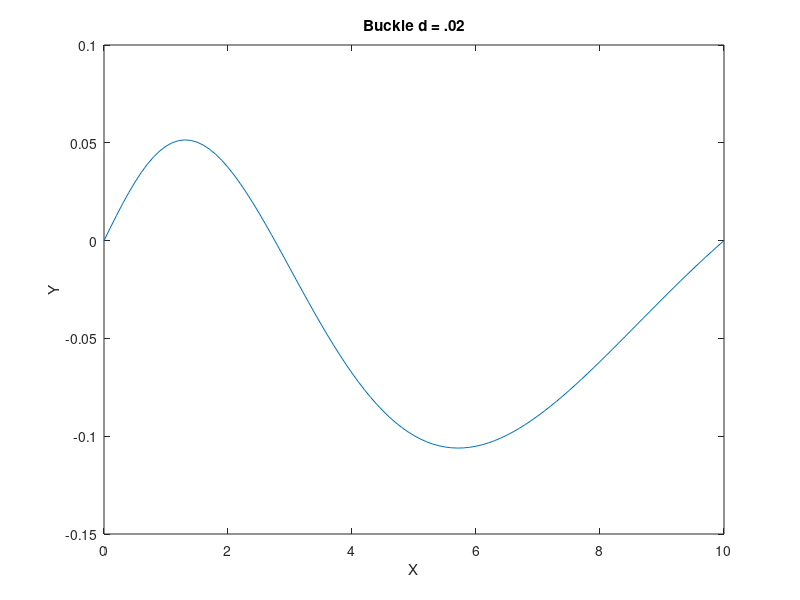
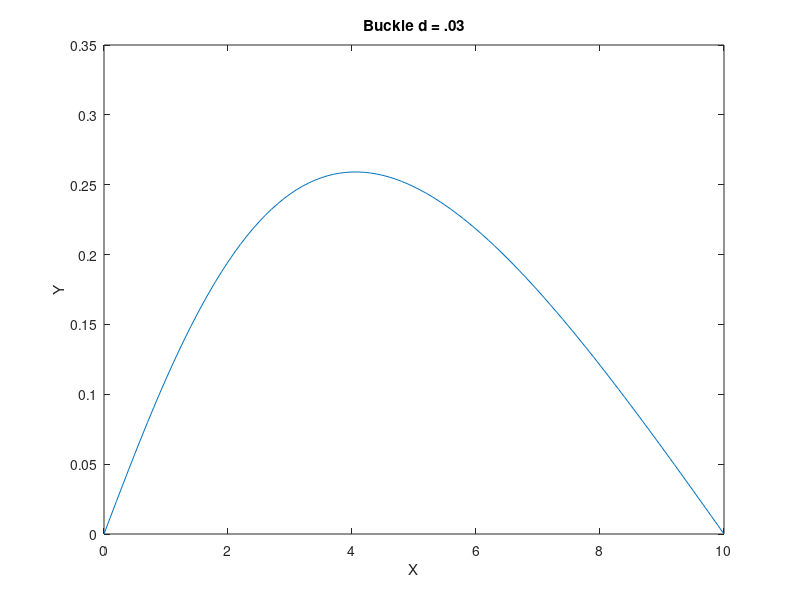

The MATLAB source for these figures, in order:
clear;
close
l=10;
E1=71e9;
p=1e3;
b=.05;
e1=.05;
ho=.05;
h=.1;
do1 = .02;
do2 = .03;
amnnode=l/h; % number of nodes
trigmatr1=zeros(amnnode-1,amnnode-1); % trigonal matrix
node1=zeros(amnnode-1,1); % node matrix
node1(1)=0;
node1(amnnode-1)=0;
trigmatr2=zeros(amnnode-1,amnnode-1); % trigonal matrix
node2=zeros(amnnode-1,1); % node matrix
node2(1)=0;
node2(amnnode-1)=0;
x=0:h:l;
bulk=p/(E1);

for ii=1:amnnode-1
    d1 = do1*(1+x(ii)/l);
    I1=(pi()*d1^4)/64;
    constant1= (bulk/I1)*(e1*h^2/l);
    Qx=2-(h^2)*(bulk/I1);
    d2 = do2*(1+x(ii)/l);
    I2=(pi()*d2^4)/64;
    constant2= (bulk/I2)*(e1*h^2/l);
    Qx2=2-(h^2)*(bulk/I2);
    trigmatr1(ii,ii)=Qx; % diagonal part of the matrix
    trigmatr2(ii,ii)=Qx2;
    if ii<amnnode-1 
        trigmatr1(ii,ii+1)=-1;
        trigmatr2(ii,ii+1)=-1;
    end
    if ii>1
        trigmatr1(ii,ii-1)=-1; 
        node1(ii)=constant1*x(ii); 
        trigmatr2(ii,ii-1)=-1; 
        node2(ii)=constant2*x(ii); 
    end
end
x
y1 = [0;inv(trigmatr1)*node1;0]
y2 = [0;inv(trigmatr2)*node2;0]


figure
plot(x,y1)
title('Buckle d = .02')
xlabel('X');
ylabel('Y');
figure
plot(x,y2)
title('Buckle d = .03')
xlabel('X');
ylabel('Y');

